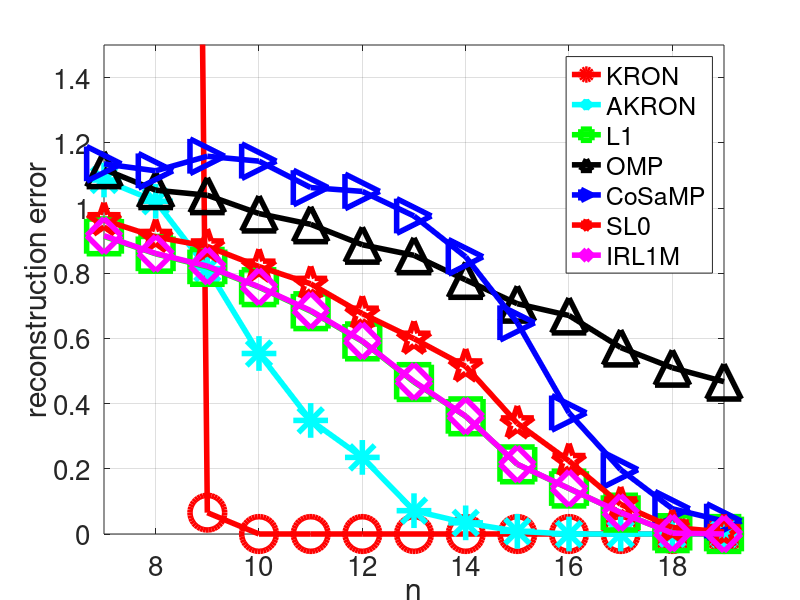
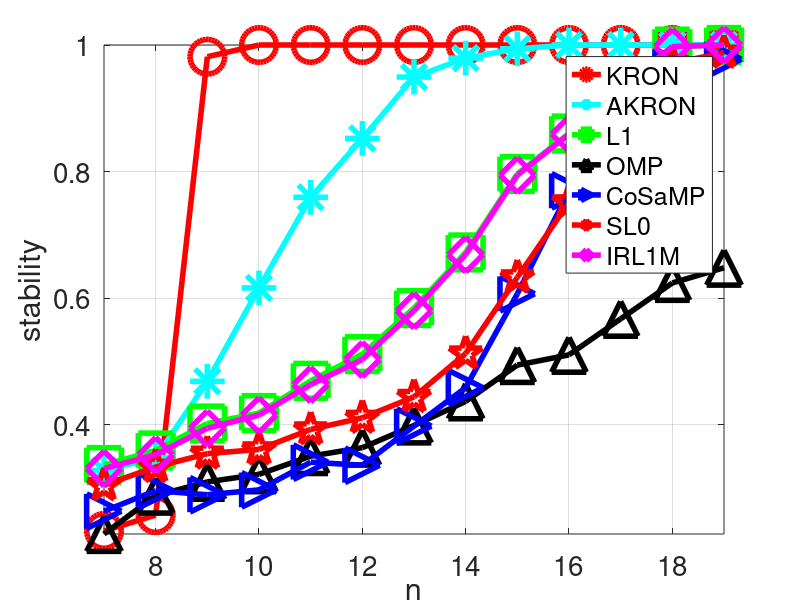
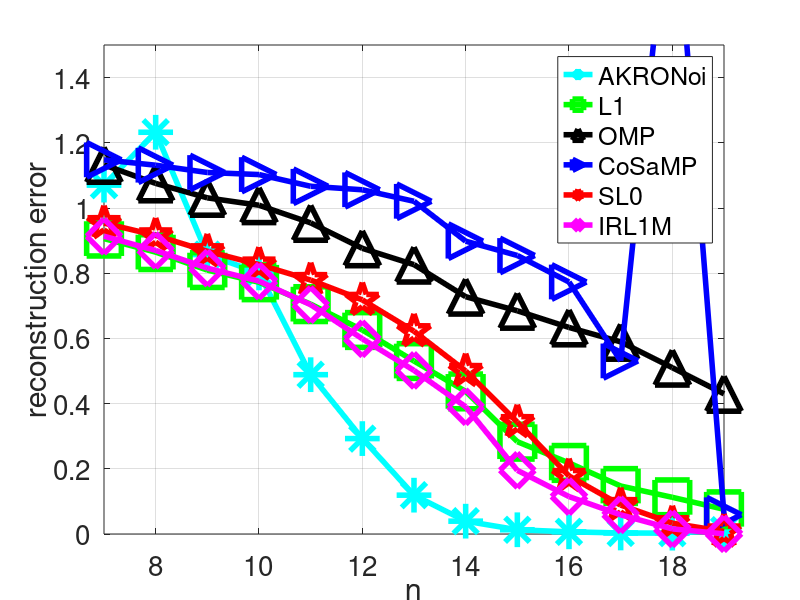
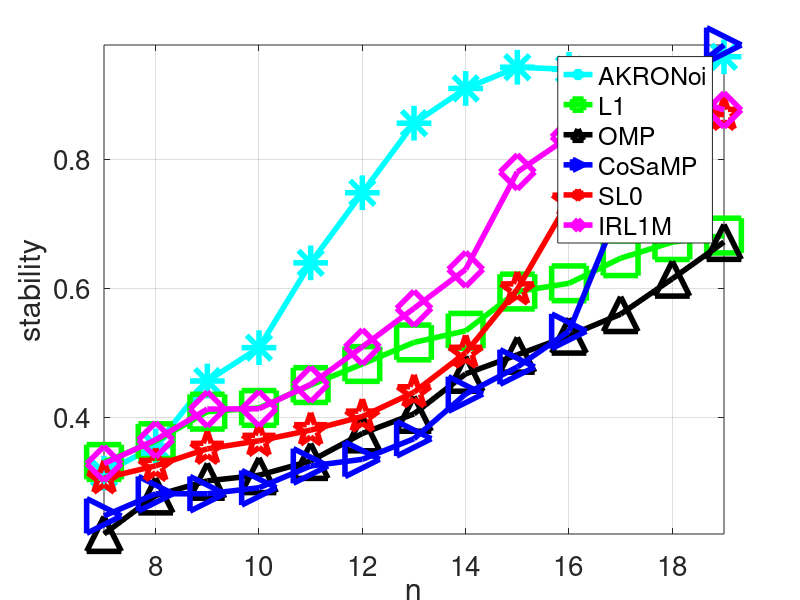

These charts were generated, in order, by the following MATLAB code: (Note: this script raises an error after producing the figures.)
%% experiment_fix_p_sweep_n_small
clc
clear
close all

% mat/experiments_fixP_sweepN_small_14-Jul-2017.mat
% mat/experiments2_fixP_sweepN_small_19-Jul-2017.mat
% mat/experiments_fixP_sweepN_small_19-Jul-2017.mat
load mat/experiments2_fixP_sweepN_small_19-Jul-2017.mat

lw = 4;
ms = 25;
fs = 20;

i_kron = 1;
i_cosamp = 2;
i_omp = 3;
i_akron = 4;
i_akronoi = 5;
i_l1 = 6;
i_l1n = 7;
i_sl0 = 8;
i_irwls = 9;

m_kron = 'ro-';
m_akron = 'c*-';
m_akronoi = 'c*-';
m_cosamp = 'b>-';
m_omp = 'k^-';
m_sl0 = 'rp-';
m_l1 = 'gs-';
m_l1n = 'gs-';
m_irwls = 'md-';


h1 = figure;
hold on; 
box on; 
grid on;
plot(Ps, errs_clean(i_kron, :), m_kron, 'LineWidth', lw, 'MarkerSize', ms);
plot(Ps, errs_clean(i_akron, :), m_akron, 'LineWidth', lw, 'MarkerSize', ms);
plot(Ps, errs_clean(i_l1, :), m_l1, 'LineWidth', lw, 'MarkerSize', ms);
plot(Ps, errs_clean(i_omp, :), m_omp, 'LineWidth', lw, 'MarkerSize', ms);
plot(Ps, errs_clean(i_cosamp, :), m_cosamp, 'LineWidth', lw, 'MarkerSize', ms);
plot(Ps, errs_clean(i_sl0, :), m_sl0, 'LineWidth', lw, 'MarkerSize', ms);
plot(Ps, errs_clean(i_irwls, :), m_irwls, 'LineWidth', lw, 'MarkerSize', ms);
axis tight;
ylim([0 1.5])
legend('KRON', 'AKRON', 'L1', 'OMP', 'CoSaMP', 'SL0', 'IRL1M', 'Location', 'best')
xlabel('n', 'FontSize', fs);
ylabel('reconstruction error', 'FontSize', fs);
set(gca, 'fontsize', fs);
saveas(h1, 'eps/experiments_fixP_sweepN_small_errors.eps', 'eps2c');


h2 = figure;
hold on; 
box on; 
grid on;
plot(Ps, errs_clean_2(i_kron, :), m_kron, 'LineWidth', lw, 'MarkerSize', ms);
plot(Ps, errs_clean_2(i_akron, :), m_akron, 'LineWidth', lw, 'MarkerSize', ms);
plot(Ps, errs_clean_2(i_l1, :), m_l1, 'LineWidth', lw, 'MarkerSize', ms);
plot(Ps, errs_clean_2(i_omp, :), m_omp, 'LineWidth', lw, 'MarkerSize', ms);
plot(Ps, errs_clean_2(i_cosamp, :), m_cosamp, 'LineWidth', lw, 'MarkerSize', ms);
plot(Ps, errs_clean_2(i_sl0, :), m_sl0, 'LineWidth', lw, 'MarkerSize', ms);
plot(Ps, errs_clean_2(i_irwls, :), m_irwls, 'LineWidth', lw, 'MarkerSize', ms);
axis tight;
legend('KRON', 'AKRON', 'L1', 'OMP', 'CoSaMP', 'SL0', 'IRL1M', 'Location', 'best')
xlabel('n', 'FontSize', fs);
ylabel('stability', 'FontSize', fs);
set(gca, 'fontsize', fs);
saveas(h2, 'eps/experiments_fixP_sweepN_small_stability.eps', 'eps2c');



h3 = figure;
hold on; 
box on; 
grid on;
% plot(Ps, errs_noise(i_kron, :), m_kron, 'LineWidth', lw, 'MarkerSize', ms);
plot(Ps, errs_noise(i_akronoi, :), m_akronoi, 'LineWidth', lw, 'MarkerSize', ms);
plot(Ps, errs_noise(i_l1n, :), m_l1n, 'LineWidth', lw, 'MarkerSize', ms);
plot(Ps, errs_noise(i_omp, :), m_omp, 'LineWidth', lw, 'MarkerSize', ms);
plot(Ps, errs_noise(i_cosamp, :), m_cosamp, 'LineWidth', lw, 'MarkerSize', ms);
plot(Ps, errs_noise(i_sl0, :), m_sl0, 'LineWidth', lw, 'MarkerSize', ms);
plot(Ps, errs_noise(i_irwls, :), m_irwls, 'LineWidth', lw, 'MarkerSize', ms);
axis tight;
ylim([0 1.5])
legend('AKRONoi', 'L1', 'OMP', 'CoSaMP', 'SL0', 'IRL1M', 'Location', 'best')
xlabel('n', 'FontSize', fs);
ylabel('reconstruction error', 'FontSize', fs);
set(gca, 'fontsize', fs);
saveas(h3, 'eps/experiments_fixP_sweepN_small_errors_noise.eps', 'eps2c');


h4 = figure;
hold on; 
box on; 
grid on;
% plot(Ps, errs_noise_2(i_kron, :), m_kron, 'LineWidth', lw, 'MarkerSize', ms);
plot(Ps, errs_noise_2(i_akronoi, :), m_akronoi, 'LineWidth', lw, 'MarkerSize', ms);
plot(Ps, errs_noise_2(i_l1n, :), m_l1n, 'LineWidth', lw, 'MarkerSize', ms);
plot(Ps, errs_noise_2(i_omp, :), m_omp, 'LineWidth', lw, 'MarkerSize', ms);
plot(Ps, errs_noise_2(i_cosamp, :), m_cosamp, 'LineWidth', lw, 'MarkerSize', ms);
plot(Ps, errs_noise_2(i_sl0, :), m_sl0, 'LineWidth', lw, 'MarkerSize', ms);
plot(Ps, errs_noise_2(i_irwls, :), m_irwls, 'LineWidth', lw, 'MarkerSize', ms);
axis tight;
legend('AKRONoi', 'L1', 'OMP', 'CoSaMP', 'SL0', 'IRL1M', 'Location', 'best')
xlabel('n', 'FontSize', fs);
ylabel('stability', 'FontSize', fs);
set(gca, 'fontsize', fs);
saveas(h4, 'eps/experiments_fixP_sweepN_small_stability_noise.eps', 'eps2c');


h5 = figure;
hold on; 
box on; 
grid on;
plot(Ps, timez_A(1, :), m_kron, 'LineWidth', lw, 'MarkerSize', ms);
plot(Ps, timez_A(4, :), m_akronoi, 'LineWidth', lw, 'MarkerSize', ms);
plot(Ps, timez_A(5, :), m_l1n, 'LineWidth', lw, 'MarkerSize', ms);
plot(Ps, timez_A(3, :), m_omp, 'LineWidth', lw, 'MarkerSize', ms);
plot(Ps, timez_A(2, :), m_cosamp, 'LineWidth', lw, 'MarkerSize', ms);
plot(Ps, timez_A(7, :), m_sl0, 'LineWidth', lw, 'MarkerSize', ms);
plot(Ps, timez_A(8, :), m_irwls, 'LineWidth', lw, 'MarkerSize', ms);
axis tight;
legend('KRON', 'AKRON', 'L1', 'OMP', 'CoSaMP', 'SL0', 'IRL1M', 'Location', 'best')
xlabel('n', 'FontSize', fs);
ylabel('time', 'FontSize', fs);
set(gca, 'fontsize', fs);
saveas(h5, 'eps/experiments_fixP_sweepN_small_time.eps', 'eps2c');

%% experiment_larger_data.m
clc
clear
close all

% Z = {'mat/experiment_large_Gaussian_mp10_noise_25-Feb-2017.mat'
%   'mat/experiment_large_Gaussian_mp20_noise_25-Feb-2017.mat'
%   'mat/experiment_large_Gaussian_mp30_noise_26-Feb-2017.mat'
%   'mat/experiment_large_Gaussian_mp40_noise_26-Feb-2017.mat'};

Z = {'mat/experiment_large_Gaussian_mp10_noise_14-Jul-2017.mat'
  'mat/experiment_large_Gaussian_mp20_noise_15-Jul-2017.mat'
  'mat/experiment_large_Gaussian_mp30_noise_15-Jul-2017.mat'
  'mat/experiment_large_Gaussian_mp40_noise_16-Jul-2017.mat'};

for rr = 1:numel(Z)
  load(Z{rr});
  
  lw = 4;
  ms = 25;
  fs = 20;
  
  h = figure; 
  grid on;
  hold on;
  box on;
  plot(n_set, errs_no_norm(1, :), 'b>-', 'LineWidth', lw, 'MarkerSize', ms) % CoSaMP
  plot(n_set, errs_no_norm(2, :), 'k^-', 'LineWidth', lw, 'MarkerSize', ms) % OMP
  plot(n_set, errs_no_norm(3, :), 'c*-', 'LineWidth', lw, 'MarkerSize', ms) % AKRON
  plot(n_set, errs_no_norm(4, :), 'rp-', 'LineWidth', lw, 'MarkerSize', ms) % L1
  plot(n_set, errs_no_norm(5, :), 'gs-', 'LineWidth', lw, 'MarkerSize', ms) % SL0
  plot(n_set, errs_no_norm(6, :), 'md-', 'LineWidth', lw, 'MarkerSize', ms) % IRL1M
  % legend('CoSamp', 'AKRON', 'L1', 'Location', 'best')
  legend('CoSamp', 'OMP', 'AKRON', 'L1', 'SL0', 'IRL1M', 'Location', 'best')
  xlabel('n', 'FontSize', 20);
  ylabel('reconstruction error', 'FontSize', 20);
  box on;
  set(gca, 'fontsize', 20);
  saveas(h, ['eps/large_errors_',num2str(100*mp),'.eps'], 'eps2c')
  
  
  h = figure; 
  hold on;
  box on;
  grid on;
  plot(n_set, stabilities(1, :), 'b>-', 'LineWidth', lw, 'MarkerSize', ms) % CoSaMP
  plot(n_set, stabilities(2, :), 'k^-', 'LineWidth', lw, 'MarkerSize', ms) % OMP
  plot(n_set, stabilities(3, :), 'c*-', 'LineWidth', lw, 'MarkerSize', ms) % AKRON
  plot(n_set, stabilities(4, :), 'rp-', 'LineWidth', lw, 'MarkerSize', ms) % L1
  plot(n_set, stabilities(5, :), 'gs-', 'LineWidth', lw, 'MarkerSize', ms) % SL0
  plot(n_set, stabilities(6, :), 'md-', 'LineWidth', lw, 'MarkerSize', ms) % IRL1M
  legend('CoSamp', 'OMP', 'AKRON', 'L1', 'SL0', 'IRL1M', 'Location', 'best')
  xlabel('n', 'FontSize', 20);
  ylabel('stability', 'FontSize', 20);
  box on;
  set(gca, 'fontsize', 20);
  saveas(h, ['eps/large_stability_',num2str(100*mp),'.eps'], 'eps2c')
  
  h = figure; 
  grid on;
  hold on;
  box on;
  plot(n_set, timez(1, :), 'b>-', 'LineWidth', lw, 'MarkerSize', ms) % CoSaMP
  plot(n_set, timez(2, :), 'k^-', 'LineWidth', lw, 'MarkerSize', ms) % OMP
  plot(n_set, timez(3, :), 'c*-', 'LineWidth', lw, 'MarkerSize', ms) % AKRON
  plot(n_set, timez(4, :), 'rp-', 'LineWidth', lw, 'MarkerSize', ms) % AKRON
  plot(n_set, timez(5, :), 'gs-', 'LineWidth', lw, 'MarkerSize', ms) % SL0
  plot(n_set, timez(6, :), 'md-', 'LineWidth', lw, 'MarkerSize', ms) % IRL1M
  % plot(n_set, log(timez(4, :)), 'gs-', 'LineWidth', lw, 'MarkerSize', ms) % L1
  legend('CoSamp', 'OMP', 'AKRON', 'L1', 'SL0', 'IRL1M', 'Location', 'best')
  xlabel('n', 'FontSize', 20);
  ylabel('evaluation time', 'FontSize', 20);
  box on;
  set(gca, 'fontsize', 20);
  saveas(h, ['eps/large_timess_',num2str(100*mp),'.eps'], 'eps2c')
  
  close all;
  clearvars -except rr Z
end

%% plot times 
clc
clear
close all

load('mat/timerz_fix_p.mat');

lw = 4;
ms = 25;
fs = 20;

i_kron = 1;
i_akron = 4;
i_akronoi = 6;
i_cosamp = 2;
i_omp = 3;
i_sl0 = 8;
i_l1 = 5;
i_l1n = 7;

m_kron = 'ro-';
m_akron = 'c*-';
m_akronoi = 'c*-';
m_cosamp = 'b>-';
m_omp = 'k^-';
m_sl0 = 'rp-';
m_l1 = 'gs-';
m_l1n = 'gs-';
m_irwls = 'bd-';

timez_A = timez_A/i;
h = figure; 
grid on;
hold on;
box on;
plot(Ms, timez_A(1, :), m_cosamp, 'LineWidth', lw, 'MarkerSize', ms) % CoSaMP
plot(Ms, timez_A(2, :), m_omp, 'LineWidth', lw, 'MarkerSize', ms) % OMP
plot(Ms, timez_A(3, :), m_akron, 'LineWidth', lw, 'MarkerSize', ms) % AKRON
plot(Ms, timez_A(4, :), m_l1, 'LineWidth', lw, 'MarkerSize', ms) % AKRON
plot(Ms, timez_A(5, :), m_sl0, 'LineWidth', lw, 'MarkerSize', ms) % SL0
plot(Ms, timez_A(6, :), m_irwls, 'LineWidth', lw, 'MarkerSize', ms) % SL0
legend('CoSamp', 'OMP', 'AKRON', 'L1', 'SL0', 'IRL1M', 'Location', 'best')
xlabel('n', 'FontSize', 20);
ylabel('evaluation time', 'FontSize', 20);
box on;
set(gca, 'fontsize', 20);
saveas(h, ['eps/times_fix_p.eps'], 'eps2c')
